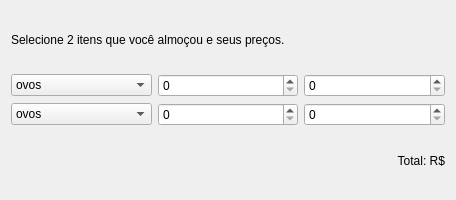
<?xml version="1.0" encoding="UTF-8"?>
<ui version="4.0">
 <class>Formulario</class>
 <widget class="QWidget" name="Formulario">
  <property name="geometry">
   <rect>
    <x>0</x>
    <y>0</y>
    <width>456</width>
    <height>200</height>
   </rect>
  </property>
  <property name="minimumSize">
   <size>
    <width>300</width>
    <height>200</height>
   </size>
  </property>
  <property name="windowTitle">
   <string>Formulario</string>
  </property>
  <layout class="QHBoxLayout" name="horizontalLayout_3">
   <item>
    <layout class="QVBoxLayout" name="verticalLayout">
     <item>
      <widget class="QLabel" name="info_lbl">
       <property name="text">
        <string>Selecione 2 itens que você almoçou e seus preços.</string>
       </property>
      </widget>
     </item>
     <item>
      <layout class="QHBoxLayout" name="horizontalLayout">
       <item>
        <widget class="QComboBox" name="alm1_cbx">
         <item>
          <property name="text">
           <string>ovos</string>
          </property>
         </item>
         <item>
          <property name="text">
           <string>misto quente</string>
          </property>
         </item>
         <item>
          <property name="text">
           <string>queijo quente</string>
          </property>
         </item>
         <item>
          <property name="text">
           <string>queijo</string>
          </property>
         </item>
         <item>
          <property name="text">
           <string>homus</string>
          </property>
         </item>
         <item>
          <property name="text">
           <string>iogurte</string>
          </property>
         </item>
         <item>
          <property name="text">
           <string>maçã</string>
          </property>
         </item>
         <item>
          <property name="text">
           <string>banana</string>
          </property>
         </item>
         <item>
          <property name="text">
           <string>laranja</string>
          </property>
         </item>
         <item>
          <property name="text">
           <string>pão de quijo</string>
          </property>
         </item>
         <item>
          <property name="text">
           <string>cenouras</string>
          </property>
         </item>
         <item>
          <property name="text">
           <string>pão</string>
          </property>
         </item>
         <item>
          <property name="text">
           <string>macarrão</string>
          </property>
         </item>
         <item>
          <property name="text">
           <string>tapioca</string>
          </property>
         </item>
         <item>
          <property name="text">
           <string>batatas fritas</string>
          </property>
         </item>
         <item>
          <property name="text">
           <string>café</string>
          </property>
         </item>
         <item>
          <property name="text">
           <string>refrigerante</string>
          </property>
         </item>
         <item>
          <property name="text">
           <string>água</string>
          </property>
         </item>
        </widget>
       </item>
       <item>
        <widget class="QSpinBox" name="pre1R_sbx">
         <property name="specialValueText">
          <string/>
         </property>
         <property name="prefix">
          <string extracomment="R$"/>
         </property>
         <property name="maximum">
          <number>100</number>
         </property>
         <property name="value">
          <number>0</number>
         </property>
        </widget>
       </item>
       <item>
        <widget class="QSpinBox" name="pre1C_sbx">
         <property name="prefix">
          <string extracomment="."/>
         </property>
        </widget>
       </item>
      </layout>
     </item>
     <item>
      <layout class="QHBoxLayout" name="horizontalLayout_2">
       <item>
        <widget class="QComboBox" name="alm2_cbx">
         <item>
          <property name="text">
           <string>ovos</string>
          </property>
         </item>
         <item>
          <property name="text">
           <string>misto quente</string>
          </property>
         </item>
         <item>
          <property name="text">
           <string>queijo quente</string>
          </property>
         </item>
         <item>
          <property name="text">
           <string>queijo</string>
          </property>
         </item>
         <item>
          <property name="text">
           <string>homus</string>
          </property>
         </item>
         <item>
          <property name="text">
           <string>iogurte</string>
          </property>
         </item>
         <item>
          <property name="text">
           <string>maçã</string>
          </property>
         </item>
         <item>
          <property name="text">
           <string>banana</string>
          </property>
         </item>
         <item>
          <property name="text">
           <string>laranja</string>
          </property>
         </item>
         <item>
          <property name="text">
           <string>pão de quijo</string>
          </property>
         </item>
         <item>
          <property name="text">
           <string>cenouras</string>
          </property>
         </item>
         <item>
          <property name="text">
           <string>pão</string>
          </property>
         </item>
         <item>
          <property name="text">
           <string>macarrão</string>
          </property>
         </item>
         <item>
          <property name="text">
           <string>tapioca</string>
          </property>
         </item>
         <item>
          <property name="text">
           <string>batatas fritas</string>
          </property>
         </item>
         <item>
          <property name="text">
           <string>café</string>
          </property>
         </item>
         <item>
          <property name="text">
           <string>refrigerante</string>
          </property>
         </item>
         <item>
          <property name="text">
           <string>água</string>
          </property>
         </item>
        </widget>
       </item>
       <item>
        <widget class="QSpinBox" name="pre2R_sbx">
         <property name="prefix">
          <string extracomment="R$"/>
         </property>
         <property name="maximum">
          <number>100</number>
         </property>
        </widget>
       </item>
       <item>
        <widget class="QSpinBox" name="pre2C_sbx">
         <property name="prefix">
          <string extracomment="."/>
         </property>
        </widget>
       </item>
      </layout>
     </item>
     <item>
      <widget class="QLabel" name="total_lbl">
       <property name="text">
        <string>Total: R$</string>
       </property>
       <property name="alignment">
        <set>Qt::AlignRight|Qt::AlignTrailing|Qt::AlignVCenter</set>
       </property>
      </widget>
     </item>
    </layout>
   </item>
  </layout>
 </widget>
 <resources/>
 <connections/>
</ui>
